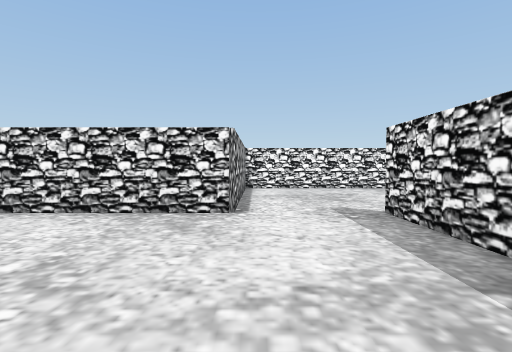
View 1 (above)

12 first-person views from a walk through a Unity game level. The camera is 1.5 m above the floor, tilts 2° down and sees 85° across. The floor is counted in squares, 2 m on a side. Each view is taken from the middle of a square. On the plan, view 1 faces up. The plan holds only what a view shows up to about 10 squares ahead; the rest is blank. The player character is not drawn. Some surface patterns are stand-ins.

View 2
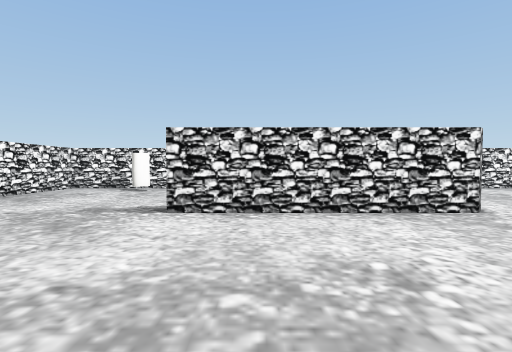

View 3
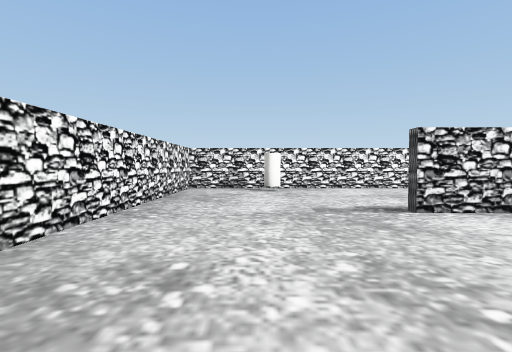

View 4
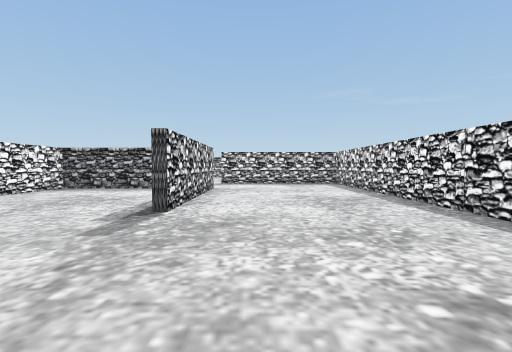

View 5
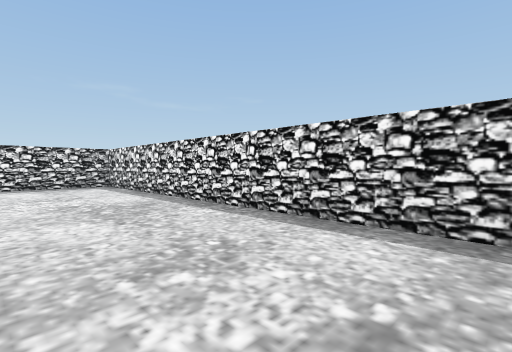

View 6
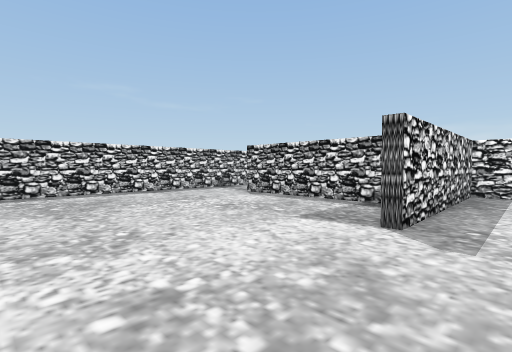

View 7
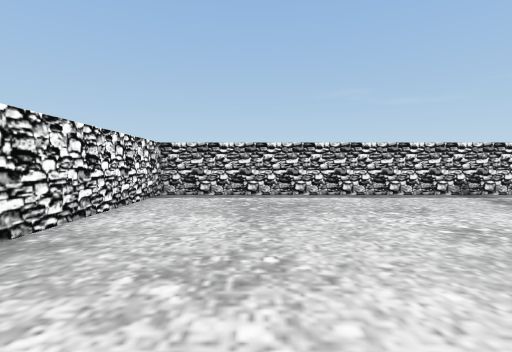

View 8
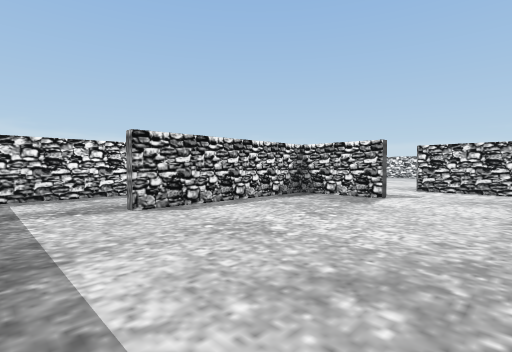

View 9
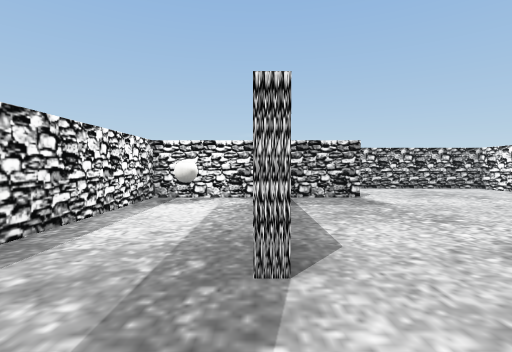

View 10
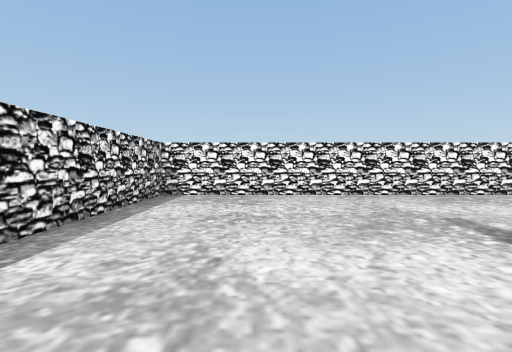

View 11
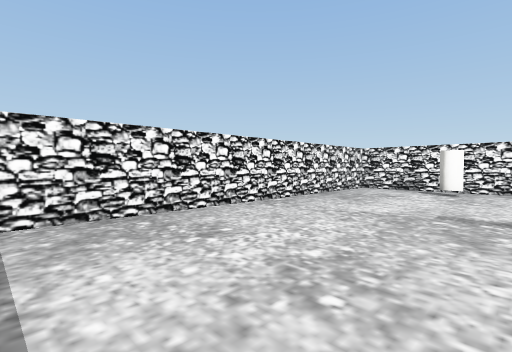

View 12
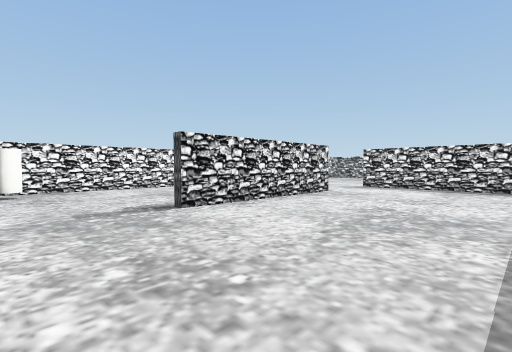

### Floor plan
Ten units are one square. View 1 is at (0, 0); x grows to the right and y downward. Boxes are objects, and circles mark ways between rooms. Rooms are numbered by the first view taken in them; rooms with no view inside come last. Other rooms are left out.
<svg viewBox="-108 -100 206 110">
<path fill="none" stroke="#000" d="M-4 -45 -55 -45M-6 -65 -6 -95 -103 -95 -103 5 21 5 21 -35M23 -45 23 -22 72 -22M21 -35 21 -45M93 -14 93 -95 -4 -95 -4 -45M93 -2 93 -14M23 -20 23 5 87 5"/>
<rect x="-85" y="-95" width="20" height="20" fill="#bbb"><title>cylinder</title></rect>
<rect x="25" y="-15" width="10" height="10" fill="#bbb"><title>ball</title></rect>
<circle cx="0" cy="-33" r="3" fill="#2a7"/>
<circle cx="85" cy="-20" r="3" fill="#2a7"/>
<text x="-50" y="-40">1</text>
<text x="50" y="-60">2</text>
<text x="60" y="-10">3</text>
</svg>
Room 1 opens to room 2. Room 2 opens to room 3.

Where each view was taken, in squares from view 1:
view 1: 0 up, 0 right, facing up
view 2: 0 up, 4 left, facing up
view 3: 0 up, 8 left, facing up
view 4: 3 up, 10 left, facing right
view 5: 3 up, 9 left, facing down-right
view 6: 8 up, 1 right, facing down-right
view 7: 7 up, 2 right, facing right
view 8: 7 up, 9 right, facing down-left
view 9: 2 up, 9 right, facing left
view 10: 2 up, 3 left, facing left
view 11: 0 up, 6 left, facing up-left
view 12: 0 up, 8 left, facing up-right
